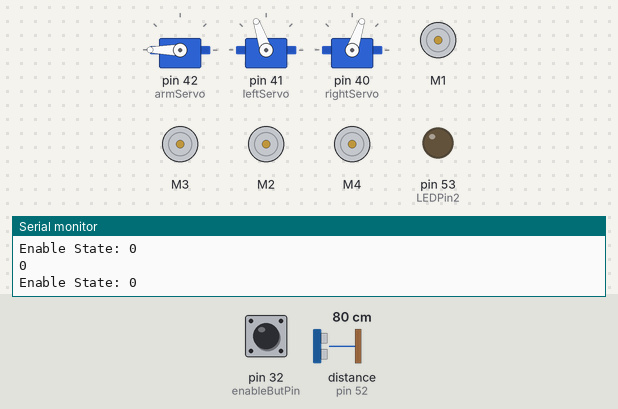
Bench run of a sketch on a simulated Arduino Mega 2560, built with avr-gcc and run on an emulated ATmega2560. Parts: 3 × servo, 4 × DC motor (green arrow = forward, orange = backward, longer = faster), output pins drawn as LEDs (lit = HIGH), the last lines printed to the serial monitor. The test bench sets the inputs (shaded band); at power-on: pin 32 (enableButPin) LOW, distance to the obstacle (sensor on pin 52) 80 cm. The echo pulse lasts 58.3 µs per cm.

Above: at 2.9 s.
3.0 s: pin 32 (enableButPin) pulled HIGH for 0.15 s
At 5.2 s:
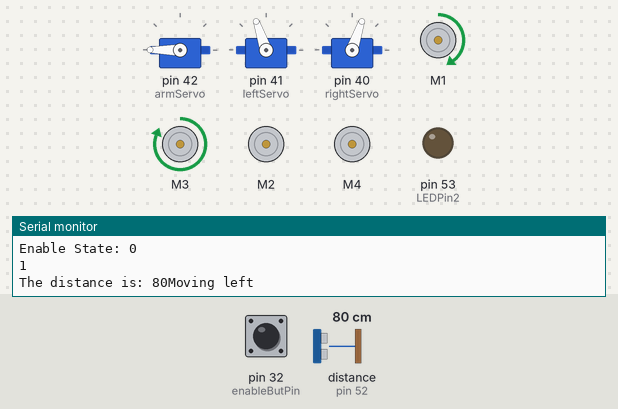
5.5 s: distance to the obstacle (sensor on pin 52) set to 12 cm
7.4 s: distance to the obstacle (sensor on pin 52) set to 9 cm
At 8.7 s:
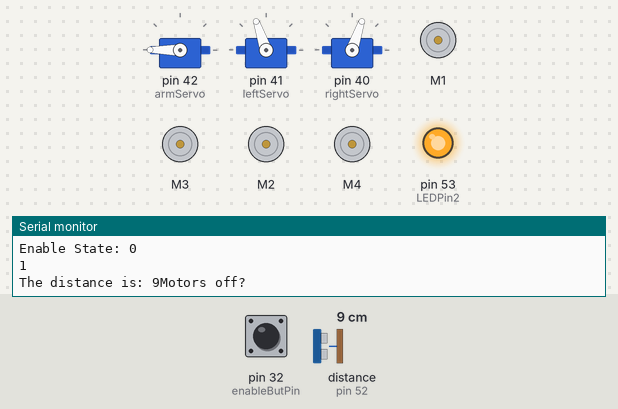
At 11.5 s:
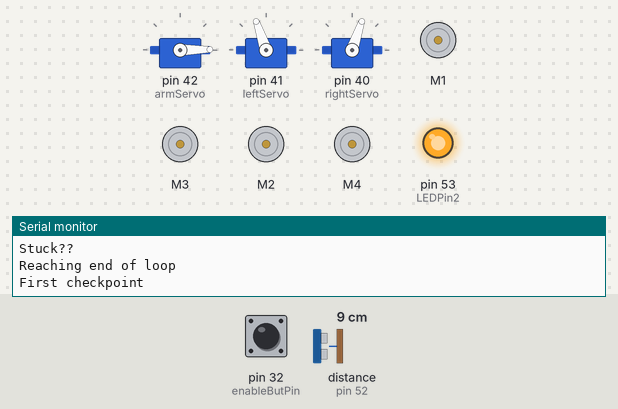
13.4 s: pin 32 (enableButPin) pulled HIGH for 3.2 s
Timing chart, 0 to 28.3 s (numbered marks = the images above; inputs shaded):
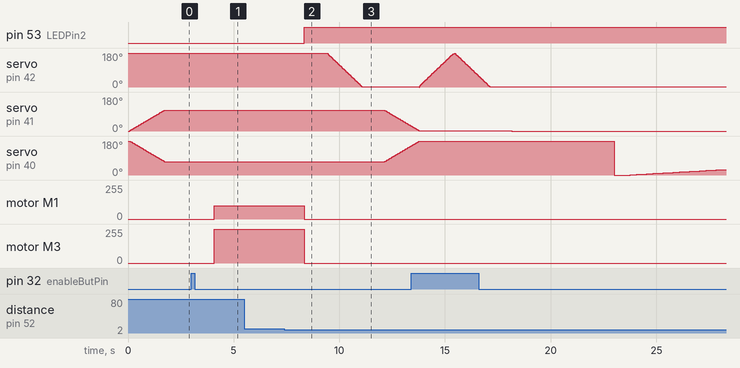

The sketch:

depositBall.ino
```cpp
#include <Servo.h>
#include <AFMotor.h>
Servo leftServo;
Servo rightServo;
Servo armServo;

int leftPos = 0; // Starting positions for servo claws
int rightPos = 180;
int armPos = 180;
boolean start;
boolean inPosition = 0;

// define constants for sonar sensors
const int echoPin[] = {
  46,48,50,52}; // Echo Pin
const int trigPin[] = {
  48,49,51,53}; // Trigger Pin
const int LEDPin1 = 52; // red LED for out of range
const int LEDPin2 = 53; // blue LED for in range
const float distanceConstant = 58.2;

int maxRange = 10;

//define objects for motors
AF_DCMotor frontMotor(1);
AF_DCMotor leftMotor(2);
AF_DCMotor backMotor(3);
AF_DCMotor rightMotor(4);

long duration, distance;

int dir = 3; // 0 - front, 1 - right, 2 - back, 3 - left
int prevDir = 2;
int sensorNum = 3;
boolean highLow = 0;

const int enableButPin = 32;
int enableState = 0;
int prevEnableState = 0;

void setup()
{
  Serial.begin(9600);

  // attach servo objects to respective pins
  armServo.attach(42);
  leftServo.attach(41);
  rightServo.attach(40);

  // set servos to designated starting positions
  leftServo.write(leftPos);
  rightServo.write(rightPos);
  armServo.write(armPos);
  delay(50);

  for(int i = 0; i < 4; i++)
  {
    pinMode(echoPin[i], INPUT);
    pinMode(trigPin[i], OUTPUT);
  }

  closeClaw();

  pinMode(enableButPin, INPUT);
}

void loop()
{
  enableState = digitalRead(enableButPin);
  delay(1);

  Serial.print("Enable State: ");
  Serial.println(enableState);

  // on/off switch
  if(enableState != prevEnableState)
  {
    if(enableState)
      start = 1;
  }
  Serial.println(start);

  if(start)
  {
    if(!inPosition)
    {
      sensor(3);
      Serial.print("The distance is: ");
      Serial.print(distance);

      inPosition = keepDriving();
    }
    else
    {
      if(moveArm(-1))
      {
        Serial.println("First checkpoint");
        if(armPos == 0)
        {
          delay(1000);
          if(openClaw())
          {
            moveArm(1);
          }
        }
      }
      else
      {
        Serial.println("Done!");
      }
    }
  }
}

// Function to turn off motors, before switching directions
void turnMotorsOff()
{
  // Write low to all enable pins on H-bridge (0 volts)
  frontMotor.run(RELEASE);
  leftMotor.run(RELEASE);
  backMotor.run(RELEASE);
  rightMotor.run(RELEASE);

  Serial.println("Motors off?");
  delay(1000);
}

boolean keepDriving()
{
  // At designated location
  if (distance <= maxRange)
  {
    // Switch LED outputs
    digitalWrite(LEDPin1, LOW);
    digitalWrite(LEDPin2, HIGH);
    turnMotorsOff(); // turn motors off before making decision, so it doesn't keep driving

    if(dir == 1) // If going right, switch to going forward (for first hopper and first instance)
    {
      Serial.println("Got to first checkpoint");
      delay(1000);
      prevDir = dir;
      dir = -1;
      sensorNum = 0;
    }
    else if (dir == -1) // stop running
    {
      turnMotorsOff();
    }
    return 1;
  }
  else if (distance >= maxRange){ // Not close enough, keep driving in direction
    movement(dir);
    return 0;
  }
}

void movement(int motorDirection)//0 is forward, 1 is right, 2 is back, 3 is left, -1 is nothing
{
  // direct motors to turn in appropriate direction and speed
  if (motorDirection == 0 || motorDirection == 2)
  {
    leftMotor.setSpeed(255);
    rightMotor.setSpeed(255);
    if(motorDirection == 0)
    {
      Serial.println("Moving forward");
      delay(1000);
      leftMotor.run(FORWARD);
      rightMotor.run(FORWARD);
    }
    else
    {
      Serial.println("Moving back");
      delay(1000);
      leftMotor.run(BACKWARD);
      rightMotor.run(BACKWARD);
    }
  }
  else if(motorDirection == 1 || motorDirection == 3)
  {
    frontMotor.setSpeed(100);
    backMotor.setSpeed(255);
    if(motorDirection == 1)
    {
      Serial.println("Moving right");
      delay(1000);
      frontMotor.run(BACKWARD);
      backMotor.run(BACKWARD);
    }
    else
    {
      Serial.println("Moving left");
      delay(1000);
      frontMotor.run(FORWARD);
      backMotor.run(FORWARD);
    }
  }
  else
  {
    Serial.println("Don't need to move");
    turnMotorsOff();
  }
}

// function for determining distance to wall/objects
void sensor(int sensorNum)
{
  digitalWrite(trigPin[sensorNum], LOW);
  delayMicroseconds(2);

  digitalWrite(trigPin[sensorNum], HIGH);
  delayMicroseconds(10);

  digitalWrite(trigPin[sensorNum], LOW);
  duration = pulseIn(echoPin[sensorNum], HIGH);

  //Calculate the distance (in cm) based on the speed of sound.
  distance = duration/distanceConstant;

  delay(50);
}


//Functions for depositing ball start here
boolean moveArm(int upDown) // -1 for up, 1 for down
{
  boolean value;
  boolean exit = 1;
  // loop until all the way up/down
  if(upDown == -1)
  {
    Serial.println("Raising arm");
  }
  else if (upDown == 1)
  {
    Serial.println("Lowering arm");
  }

  do
  {
    armServo.write(armPos);
    delay(5);
    armPos += upDown;
    Serial.println("Stuck??");
    if(armPos == 0 || armPos == 178)
      exit = 0;
  }while(exit == 1);

  Serial.println("Reaching end of loop");

  if(upDown == -1)
  {
    value = 1;
  }
  else
  {
    value = 0;
    start = 0;
  }

  return value;
}

boolean openClaw()
{
  Serial.println("Opening claw");
  do // loop to open the claws (left and right claws go 180 degrees)
  {
    leftServo.write(leftPos);
    rightServo.write(rightPos);
    delay(15);
    //increment/decrement the right and left claw positions each iteration
    rightPos++;
    leftPos--;

  }while(leftPos != 0 && rightPos != 180);
  return 1;
}

int closeClaw()
{
  Serial.println("Closing claw");

  do // loop to close the claws (left and right claws go 180 degrees)
  {
    leftServo.write(leftPos);
    delay(15);
    rightServo.write(rightPos);
    rightPos--;
    leftPos++;

  }while(leftPos != 110 && rightPos != 70);

  return 0;
}
```

Measured:
- the behaviour switches between 11 and 10 cm on distance to the obstacle (sensor on pin 52) (found by bisection; images 1 and 2)
- after the input at 3.0 s, motor M1: stopped → forward 100/255 after 1.1 s; motor M3: stopped → forward 255/255 after 1.1 s
- after the input at 7.4 s, pin 53 (LEDPin2): LOW → HIGH after 0.95 s; servo on pin 42 (armServo): moves from 180° to 1° over 1.7 s, starting after 2.0 s; motor M1: forward 100/255 → stopped after 0.95 s; motor M3: forward 255/255 → stopped after 0.95 s
